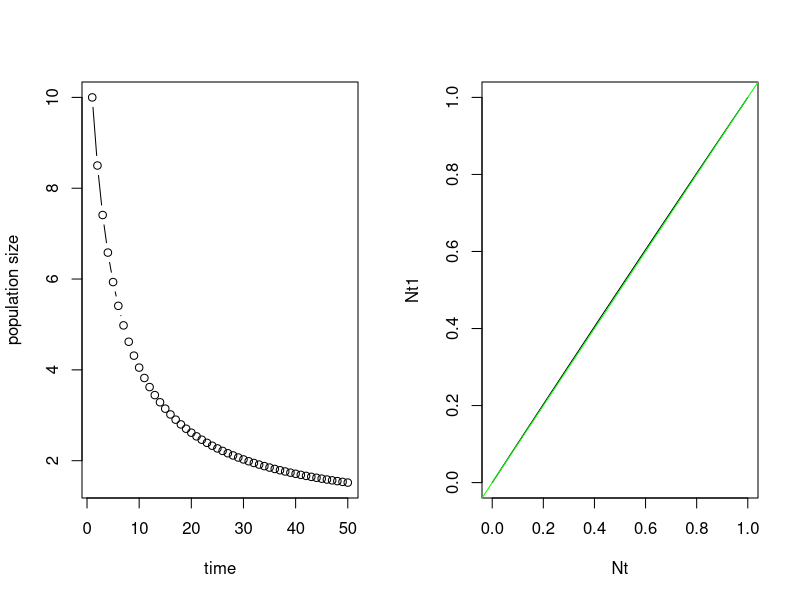

Write R code to recreate this figure.
# discret dynamic model for Beverton-Holt model

n_max = 50
n <- rep(0,n_max)
n[1] <- 10 # initial polulation size
# parameters
a <- 0.02 #dencity dependence 
lamd <- 1.02 #growth rate

for (t in 2:n_max) {
  #growth function goes here
  n[t] <- lamd * n[t-1] / (1 + a * n[t-1])
  
}

par(mfrow = c(1,2))
plot(n, type='b', xlab='time', ylab='population size')

# plot of equlibrium
Nt <- seq(0, 1, by=0.1)
Nt1 <- lamd * Nt / (1 + a * Nt)
plot(Nt1~Nt, type='l')
abline(0,1, col='green')
